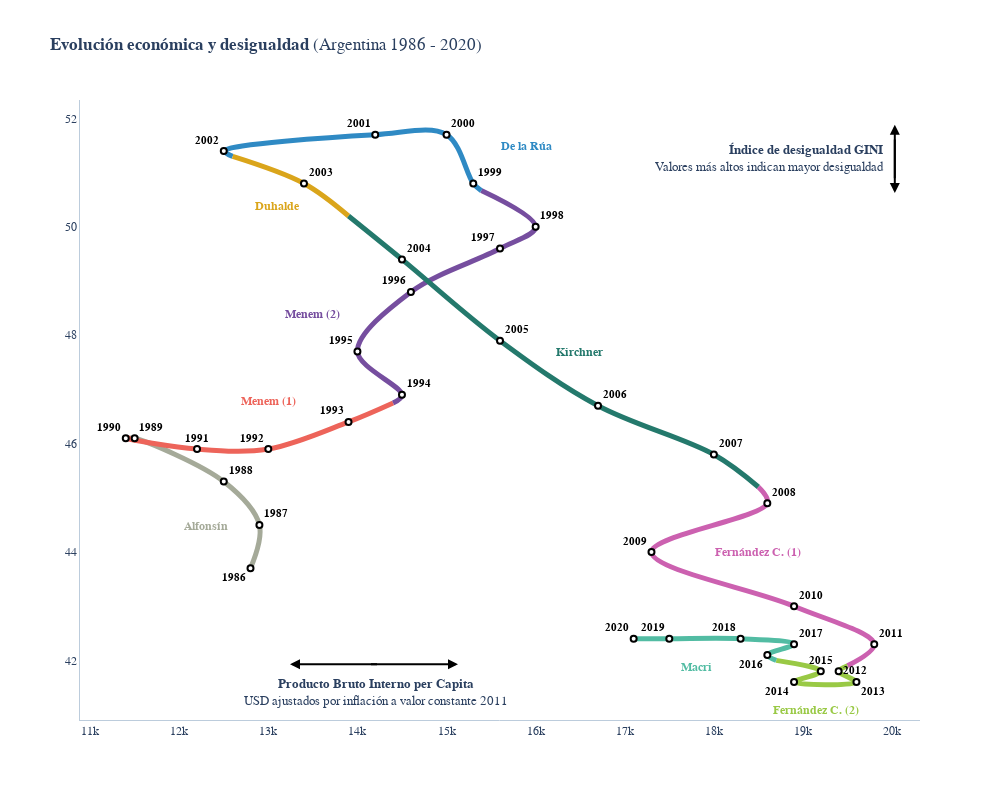

Here is the notebook cell this chart was saved with:
### Code cell
# sacar
# all = pd.read_csv("assets/argentina.csv", sep='\t')
all = df


hoverinfo = ['text']
line_shape = 'spline'
line_shape_presis = 'linear'
mode = 'markers+text'
mode_presis = 'lines'
marker=dict(
    color='white',
    size=6,
    line=dict(
        color='black',
        width=2
    )
)

years = arg.copy()
years["textposition"] = "top left"
years.loc[years.year.isin([1991, 2015]), "textposition"] = "top center"
years.loc[years.year.isin([1987, 1989, 1988, 1994, 1998, 1999, 2000, 2003, 2004, 2005, 2006, 2007, 2008, 2010, 2011, 2017]), "textposition"] = "top right"
years.loc[years.year.isin([1986, 2014, 2016]), "textposition"] = "bottom left"
years.loc[years.year.isin([2012]), "textposition"] = "middle right"
# years.loc[years.year.isin([2009]), "textposition"] = "middle left"
years.loc[years.year.isin([2013]), "textposition"] = "bottom right"
# years.loc[years.year.isin([2014, 2016]), "textposition"] = "bottom left"
textpositions = years["textposition"].values
years = years["year"].values


showlegend=False

fig = go.Figure()


import plotly.express as px
# colors = px.colors.qualitative.Pastel.copy()
colors = px.colors.qualitative.Vivid.copy()
# print(cop)
# print(colors.pop())
# print(cop)


presi_tail = pd.DataFrame()
for presi_key in presidentials:
    presi_df = all.loc[(all['president'] == presi_key)].copy()

    # Agrego el último valor de una presidencia en la otra para segmentar correctamente por color
    if not presi_tail.empty:
        presi_df = presi_tail.append(presi_df)

    presi_tail = presi_df.tail(1)

    presi_color = colors.pop()

    fig.add_trace(go.Scatter(
        x = presi_df.gdp,
        y = presi_df.gini,
        # text = years_presis,
        hoverinfo = hoverinfo,
        line_shape = line_shape,
        line=dict(color = presi_color, width = 5),
        mode = mode_presis,
        showlegend = showlegend
    ))

    fig.add_annotation(x=presidentials[presi_key]["annotation_x"], y=presidentials[presi_key]["annotation_y"],
        text = ("<b>%s</b>" % presi_key),
        font=dict(
            family="Helvetica, Verdana",
            size=12,
            color=presi_color
            ),
        # texttemplate = "<b>%{text}<b>",
        # textfont = {'family': "Helvetica", 'size': 12, 'color': "black"},
        showarrow=False,
        xref="x", yref="y",
        yshift=10)




# text = ["A", "B", "C"],
#     texttemplate = "%{text}<br>(%{a:.2f}, %{b:.2f}, %{c:.2f})",
#     textposition = "bottom center",
#     textfont = {'family': "Times", 'size': [18, 21, 20], 'color': ["IndianRed", "MediumPurple", "DarkOrange"]

# Con puntos
fig.add_trace(go.Scatter(
    x = arg.gdp,
    y = arg.gini,
    text = years,
    texttemplate = "<b>%{text}</b>",
    hoverinfo = hoverinfo,
    hovertemplate = "Año: <b>%{text}</b><br>PBI PPP: <b>$%{x:.0f}</b><br>Gini: <b>%{y:.2f}</b><br>",
    line_shape = line_shape,
    mode = mode,
    marker = marker,
    textposition = textpositions,
    showlegend = showlegend
))



# fig.update_traces(textposition=textpositions)
fig.update_traces(textfont = {'family': "Helvetica, Verdana", 'size': 11, 'color': "black"})
# fig.update_annotations(textfont = {'family': "Helvetica", 'size': 11, 'color': "black"})

# fig.update_layout(showlegend=False)


fig.update_layout(
    height=800,
    width=1000,
    title_text= '<b>Evolución económica y desigualdad</b> (Argentina %s - %s)' % (int(all.year.min()), int(all.year.max())),
    font=dict(
        family="Helvetica, Verdana",
        # size=18,
    ),
    paper_bgcolor='rgba(0,0,0,0)',
    plot_bgcolor='rgba(0,0,0,0)',
    # hovermode="x",
    hoverdistance=100, # Distance to show hover label of data point
    spikedistance=1000, # Distance to show spike
    xaxis=dict(
        # title= "<b>Producto Bruto Interno per Capita",
        linecolor="#BCCCDC",  # Sets color of X-axis line
        showgrid=False,  # Removes X-axis grid lines,
        showspikes=True, # Show spike line for X-axis
        # Format spike
        spikethickness=1,
        spikedash="dot",
        spikecolor="#999999",
        spikemode="across",
    ),
    yaxis=dict(
        # title= "<b>Índice de desigualdad GINI</b>",
        linecolor="#BCCCDC",  # Sets color of Y-axis line
        showgrid=False,  # Removes Y-axis grid lines 
        showspikes=True, # Show spike line for X-axis
        # Format spike
        spikethickness=1,
        spikedash="dot",
        spikecolor="#999999",
        spikemode="across",  
    ),
    legend=dict(
        # Adjust click behavior
        itemclick="toggleothers",
        itemdoubleclick="toggle",
    )
)





# Eje vertical (Título)
# #####################
fig.add_annotation(
    xref="paper",
    yref="paper",
    x=0.96,
    y=0.935,
    align="right",
    text="<b>Índice de desigualdad GINI</b><br>Valores más altos indican mayor desigualdad",
    showarrow=False,
    font=dict(
        family="Helvetica, Verdana",
        size=13
    )
)

# Flecha vertical
fig.add_annotation(
    x=0.97,
    y=0.96,
    xref="paper",
    yref="paper",
    showarrow=True,
    align="center",
    arrowhead=2,
    arrowsize=1,
    arrowwidth=2,
    arrowcolor="black",
    # arrowcolor="#636363",
    ax=0,
    ay=61,
    opacity=1
)
fig.add_annotation(
    x=0.97,
    y=0.85,
    xref="paper",
    yref="paper",
    showarrow=True,
    align="center",
    arrowhead=2,
    arrowsize=1,
    arrowwidth=2,
    arrowcolor="black",
    # arrowcolor="#636363",
    ax=0,
    ay=-61,
    opacity=1
)

# Eje horizontal (Título)
# #######################
fig.add_annotation(
    xref="paper",
    yref="paper",
    x=0.352,
    y=0.016,
    align="center",
    text="<b>Producto Bruto Interno per Capita</b><br>USD ajustados por inflación a valor constante 2011",
    showarrow=False,
    font=dict(
        family="Helvetica, Verdana",
        size=13
    )
)

# Flecha vertical
fig.add_annotation(
    x=0.45,
    y=0.09,
    xref="paper",
    yref="paper",
    showarrow=True,
    align="center",
    arrowhead=2,
    arrowsize=1,
    arrowwidth=2,
    arrowcolor="black",
    # arrowcolor="#636363",
    ax=-90,
    ay=0,
    opacity=1
)
fig.add_annotation(
    x=0.25,
    y=0.09,
    xref="paper",
    yref="paper",
    showarrow=True,
    align="center",
    arrowhead=2,
    arrowsize=1,
    arrowwidth=2,
    arrowcolor="black",
    # arrowcolor="#636363",
    ax=90,
    ay=0,
    opacity=1
)


fig.show(config={"displayModeBar": False, "showTips": False}) # Remove floating menu and unnecesary dialog box

### Figure 1 — Plotly figure (JSON) as saved in the notebook; plotly's stock layout.template omitted (floating-point values rounded to 4 significant figures)
{"data": [{"hoverinfo": ["text"], "line": {"color": "rgb(165, 170, 153)", "shape": "spline", "width": 5}, "mode": "lines", "showlegend": false, "textfont": {"color": "black", "family": "Helvetica, Verdana", "size": 11}, "type": "scatter", "x": [12800, 12900, 12500, 11500, 11450], "y": [43.7, 44.5, 45.3, 46.1, 46.1]}, {"hoverinfo": ["text"], "line": {"color": "rgb(237, 100, 90)", "shape": "spline", "width": 5}, "mode": "lines", "showlegend": false, "textfont": {"color": "black", "family": "Helvetica, Verdana", "size": 11}, "type": "scatter", "x": [11450, 11400, 12200, 13000, 13900, 14400], "y": [46.1, 46.1, 45.9, 45.9, 46.4, 46.75]}, {"hoverinfo": ["text"], "line": {"color": "rgb(118, 78, 159)", "shape": "spline", "width": 5}, "mode": "lines", "showlegend": false, "textfont": {"color": "black", "family": "Helvetica, Verdana", "size": 11}, "type": "scatter", "x": [14400, 14500, 14000, 14600, 15600, 16000, 15390], "y": [46.75, 46.9, 47.7, 48.8, 49.6, 50, 50.67]}, {"hoverinfo": ["text"], "line": {"color": "rgb(47, 138, 196)", "shape": "spline", "width": 5}, "mode": "lines", "showlegend": false, "textfont": {"color": "black", "family": "Helvetica, Verdana", "size": 11}, "type": "scatter", "x": [15390, 15300, 15000, 14200, 12500, 12600], "y": [50.67, 50.8, 51.7, 51.7, 51.4, 51.3]}, {"hoverinfo": ["text"], "line": {"color": "rgb(218, 165, 27)", "shape": "spline", "width": 5}, "mode": "lines", "showlegend": false, "textfont": {"color": "black", "family": "Helvetica, Verdana", "size": 11}, "type": "scatter", "x": [12600, 13400, 13900], "y": [51.3, 50.8, 50.2]}, {"hoverinfo": ["text"], "line": {"color": "rgb(36, 121, 108)", "shape": "spline", "width": 5}, "mode": "lines", "showlegend": false, "textfont": {"color": "black", "family": "Helvetica, Verdana", "size": 11}, "type": "scatter", "x": [13900, 14500, 15600, 16700, 18000, 18500], "y": [50.2, 49.4, 47.9, 46.7, 45.8, 45.2]}, {"hoverinfo": ["text"], "line": {"color": "rgb(204, 97, 176)", "shape": "spline", "width": 5}, "mode": "lines", "showlegend": false, "textfont": {"color": "black", "family": "Helvetica, Verdana", "size": 11}, "type": "scatter", "x": [18500, 18600, 17300, 18900, 19800, 19500], "y": [45.2, 44.9, 44, 43, 42.3, 41.9]}, {"hoverinfo": ["text"], "line": {"color": "rgb(153, 201, 69)", "shape": "spline", "width": 5}, "mode": "lines", "showlegend": false, "textfont": {"color": "black", "family": "Helvetica, Verdana", "size": 11}, "type": "scatter", "x": [19500, 19400, 19600, 18900, 19200, 18700], "y": [41.9, 41.8, 41.6, 41.6, 41.8, 42]}, {"hoverinfo": ["text"], "line": {"color": "rgb(82, 188, 163)", "shape": "spline", "width": 5}, "mode": "lines", "showlegend": false, "textfont": {"color": "black", "family": "Helvetica, Verdana", "size": 11}, "type": "scatter", "x": [18700, 18600, 18900, 18300, 17500, 17100], "y": [42, 42.1, 42.3, 42.4, 42.4, 42.4]}, {"hoverinfo": ["text"], "hovertemplate": "Año: <b>%{text}</b><br>PBI PPP: <b>$%{x:.0f}</b><br>Gini: <b>%{y:.2f}</b><br>", "line": {"shape": "spline"}, "marker": {"color": "white", "line": {"color": "black", "width": 2}, "size": 6}, "mode": "markers+text", "showlegend": false, "text": [1986, 1987, 1988, 1989, 1990, 1991, 1992, 1993, 1994, 1995, 1996, 1997, 1998, 1999, 2000, 2001, 2002, 2003, 2004, 2005, 2006, 2007, 2008, 2009, 2010, 2011, 2012, 2013, 2014, 2015, 2016, 2017, 2018, 2019, 2020], "textfont": {"color": "black", "family": "Helvetica, Verdana", "size": 11}, "textposition": ["bottom left", "top right", "top right", "top right", "top left", "top center", "top left", "top left", "top right", "top left", "top left", "top left", "top right", "top right", "top right", "top left", "top left", "top right", "top right", "top right", "top right", "top right", "top right", "top left", "top right", "top right", "middle right", "bottom right", "bottom left", "top center", "bottom left", "top right", "top left", "top left", "top left"], "texttemplate": "<b>%{text}</b>", "type": "scatter", "x": [12800, 12900, 12500, 11500, 11400, 12200, 13000, 13900, 14500, 14000, 14600, 15600, 16000, 15300, 15000, 14200, 12500, 13400, 14500, 15600, 16700, 18000, 18600, 17300, 18900, 19800, 19400, 19600, 18900, 19200, 18600, 18900, 18300, 17500, 17100], "y": [43.7, 44.5, 45.3, 46.1, 46.1, 45.9, 45.9, 46.4, 46.9, 47.7, 48.8, 49.6, 50, 50.8, 51.7, 51.7, 51.4, 50.8, 49.4, 47.9, 46.7, 45.8, 44.9, 44, 43, 42.3, 41.8, 41.6, 41.6, 41.8, 42.1, 42.3, 42.4, 42.4, 42.4]}], "layout": {"annotations": [{"font": {"color": "rgb(165, 170, 153)", "family": "Helvetica, Verdana", "size": 12}, "showarrow": false, "text": "<b>Alfonsín</b>", "x": 12300, "xref": "x", "y": 44.3, "yref": "y", "yshift": 10}, {"font": {"color": "rgb(237, 100, 90)", "family": "Helvetica, Verdana", "size": 12}, "showarrow": false, "text": "<b>Menem (1)</b>", "x": 13000, "xref": "x", "y": 46.6, "yref": "y", "yshift": 10}, {"font": {"color": "rgb(118, 78, 159)", "family": "Helvetica, Verdana", "size": 12}, "showarrow": false, "text": "<b>Menem (2)</b>", "x": 13500, "xref": "x", "y": 48.2, "yref": "y", "yshift": 10}, {"font": {"color": "rgb(47, 138, 196)", "family": "Helvetica, Verdana", "size": 12}, "showarrow": false, "text": "<b>De la Rúa</b>", "x": 15900, "xref": "x", "y": 51.3, "yref": "y", "yshift": 10}, {"font": {"color": "rgb(218, 165, 27)", "family": "Helvetica, Verdana", "size": 12}, "showarrow": false, "text": "<b>Duhalde</b>", "x": 13100, "xref": "x", "y": 50.2, "yref": "y", "yshift": 10}, {"font": {"color": "rgb(36, 121, 108)", "family": "Helvetica, Verdana", "size": 12}, "showarrow": false, "text": "<b>Kirchner</b>", "x": 16500, "xref": "x", "y": 47.5, "yref": "y", "yshift": 10}, {"font": {"color": "rgb(204, 97, 176)", "family": "Helvetica, Verdana", "size": 12}, "showarrow": false, "text": "<b>Fernández C. (1)</b>", "x": 18500, "xref": "x", "y": 43.8, "yref": "y", "yshift": 10}, {"font": {"color": "rgb(153, 201, 69)", "family": "Helvetica, Verdana", "size": 12}, "showarrow": false, "text": "<b>Fernández C. (2)</b>", "x": 19150, "xref": "x", "y": 40.9, "yref": "y", "yshift": 10}, {"font": {"color": "rgb(82, 188, 163)", "family": "Helvetica, Verdana", "size": 12}, "showarrow": false, "text": "<b>Macri</b>", "x": 17800, "xref": "x", "y": 41.7, "yref": "y", "yshift": 10}, {"align": "right", "font": {"family": "Helvetica, Verdana", "size": 13}, "showarrow": false, "text": "<b>Índice de desigualdad GINI</b><br>Valores más altos indican mayor desigualdad", "x": 0.96, "xref": "paper", "y": 0.935, "yref": "paper"}, {"align": "center", "arrowcolor": "black", "arrowhead": 2, "arrowsize": 1, "arrowwidth": 2, "ax": 0, "ay": 61, "opacity": 1, "showarrow": true, "x": 0.97, "xref": "paper", "y": 0.96, "yref": "paper"}, {"align": "center", "arrowcolor": "black", "arrowhead": 2, "arrowsize": 1, "arrowwidth": 2, "ax": 0, "ay": -61, "opacity": 1, "showarrow": true, "x": 0.97, "xref": "paper", "y": 0.85, "yref": "paper"}, {"align": "center", "font": {"family": "Helvetica, Verdana", "size": 13}, "showarrow": false, "text": "<b>Producto Bruto Interno per Capita</b><br>USD ajustados por inflación a valor constante 2011", "x": 0.352, "xref": "paper", "y": 0.016, "yref": "paper"}, {"align": "center", "arrowcolor": "black", "arrowhead": 2, "arrowsize": 1, "arrowwidth": 2, "ax": -90, "ay": 0, "opacity": 1, "showarrow": true, "x": 0.45, "xref": "paper", "y": 0.09, "yref": "paper"}, {"align": "center", "arrowcolor": "black", "arrowhead": 2, "arrowsize": 1, "arrowwidth": 2, "ax": 90, "ay": 0, "opacity": 1, "showarrow": true, "x": 0.25, "xref": "paper", "y": 0.09, "yref": "paper"}], "font": {"family": "Helvetica, Verdana"}, "height": 800, "hoverdistance": 100, "legend": {"itemclick": "toggleothers", "itemdoubleclick": "toggle"}, "paper_bgcolor": "rgba(0,0,0,0)", "plot_bgcolor": "rgba(0,0,0,0)", "spikedistance": 1000, "title": {"text": "<b>Evolución económica y desigualdad</b> (Argentina 1986 - 2020)"}, "width": 1000, "xaxis": {"linecolor": "#BCCCDC", "showgrid": false, "showspikes": true, "spikecolor": "#999999", "spikedash": "dot", "spikemode": "across", "spikethickness": 1}, "yaxis": {"linecolor": "#BCCCDC", "showgrid": false, "showspikes": true, "spikecolor": "#999999", "spikedash": "dot", "spikemode": "across", "spikethickness": 1}}}
